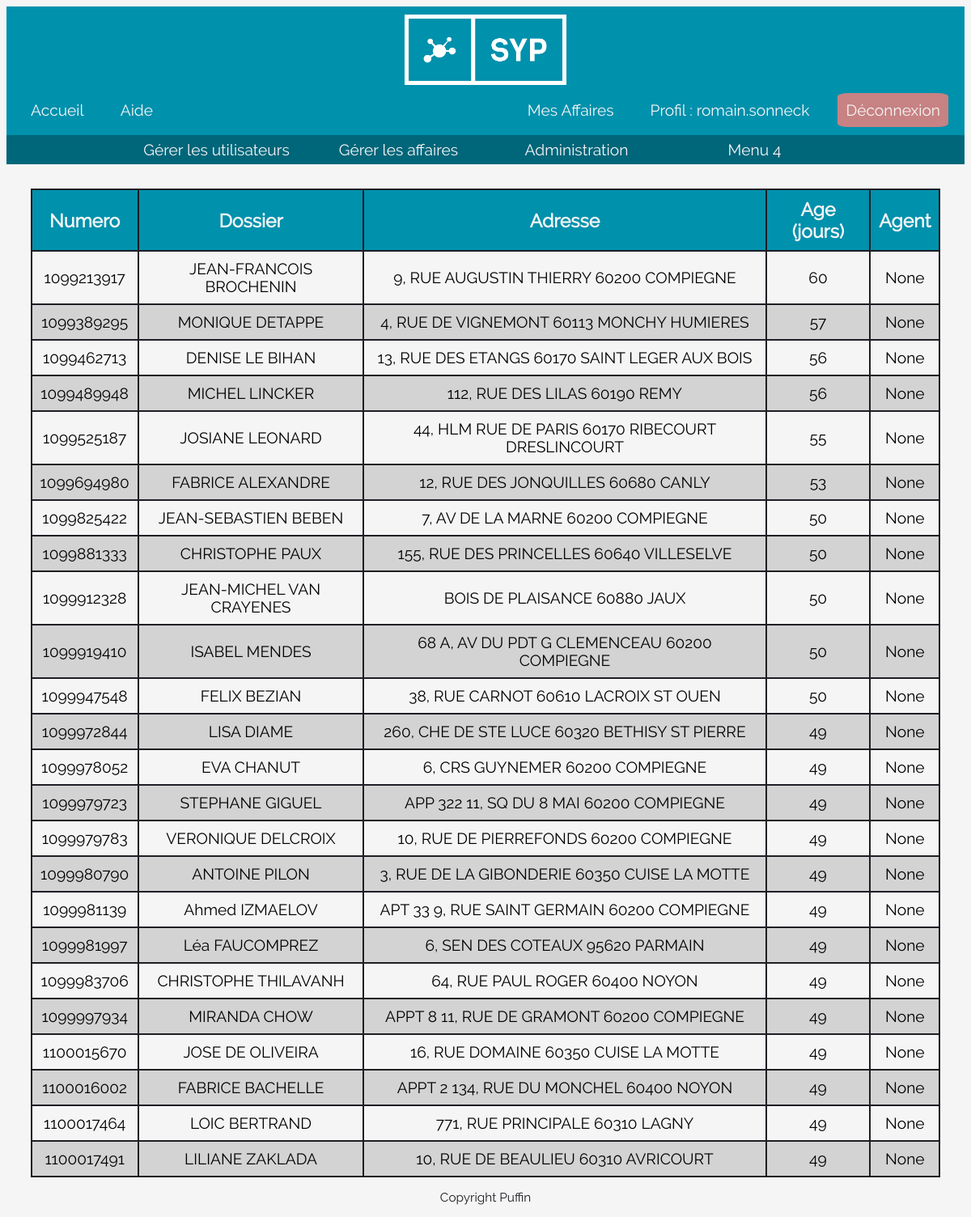
/agent/ (signed in), run on the app's committed database.
### myapp/models.py (models this page shows, shortened)
class User(UserMixin, db.Model):
    id = db.Column(db.Integer, primary_key=True)
    dgi = db.Column(db.Integer, unique=True)
    email = db.Column(db.String(64), unique=True)
    username = db.Column(db.String(64), index=True, unique=True)
    password_hash = db.Column(db.String(128))
    manager = db.Column(db.Boolean) # True : manager, False : agent
    active = db.Column(db.Boolean) # True : actif, False : inactif
    affaire = db.relationship('Affaire', backref='agent', lazy='dynamic')

class Affaire(db.Model):
    numero = db.Column(db.Integer, primary_key=True) # Numéro Illiad
    dossier = db.Column(db.String) # Nom contribuable
    adresse = db.Column(db.String) # Adresse Contribuable
    date_demande = db.Column(db.Date) # Date de la demande
    agent_id = db.Column(db.Integer, db.ForeignKey('user.id')) # Agent qui traite le dossier table user, champ id
    etat = db.Column(db.Boolean) # False : non traité, True : traité

### myapp/agent.py (the view)
@agent_blueprint.route('/')
@login_required
def mes_affaires():
    requete = Affaire.query.order_by(Affaire.date_demande)
    liste_aff = []
    for aff in requete:
        l = []
        l.append(aff.numero)
        l.append(aff.dossier)
        l.append(aff.adresse)
        l.append((datetime.today().date() - aff.date_demande).days)
        l.append(aff.agent_id)
        l.append(aff.date_demande)
        liste_aff.append(l)
    return render_template('mes_affaires.html', title="Espace agent", liste_affaires=liste_aff)

### myapp/models.py (called while the page is built)
@login.user_loader
def load_user(id):
    return User.query.get(int(id))

### myapp/templates/mes_affaires.html
{% extends "base.html" %}
{% block content %}
		<table>
            <tr>
            	<th>Numero</th>
            	<th>Dossier</th>
            	<th>Adresse</th>
            	<th>Age (jours)</th>
            	<th>Agent</th>
            </tr>
            <tr>
            {% for ligne in liste_affaires %}
				<td>{{ ligne[0] }}</td>
				<td>{{ ligne[1] }}</td>
				<td>{{ ligne[2] }}</td>
				<td>{{ ligne[3] }}</td>
				<td>{{ ligne[4] }}</td>
            </tr>
			{% endfor %}
  		</table>
{% endblock %}

### myapp/templates/base.html (shortened to what this page needs)
<!DOCTYPE html>
<html>
<head>
	<link rel="stylesheet" type="text/css" href="../static/styles/styles.css">
</head>
<body>
	<header>
		<img class="logo_page" src="../static/images/logo.png" alt="logo du logiciel">
	</header>
	<div id="navigation">
		<nav class="menu-nav">
			<ul>
				<li class="btn"><a href="{{ url_for('main_blueprint.index') }}">Accueil</a></li>
				<li class="btn"><a href="Aide.html">Aide</a></li>
			</ul>
		</nav>
		<nav class="menu-nav-right">
			<ul>
				{% if current_user.is_anonymous %}
				<li class="btn-right-conn"><a href="{{ url_for('auth_blueprint.auth') }}">Connexion</a></li>
				{% else %}
				<li class="btn"><a href="{{ url_for('agent_blueprint.mes_affaires') }}">Mes Affaires</a></li>
				<li class="btn"><a href="#">Profil : {{ current_user.username }}</a></li>
				<li class="btn-right-deco"><a href="{{ url_for('auth_blueprint.logout') }}">Déconnexion</a></li>
				{% endif %}
			</ul>
		</nav>
	</div>
<div id="navigation-manager">
	<nav class="menu-nav-manager">
	<ul class="dropdownmenu">
		{% if current_user.is_anonymous %}
		{% else %}
			{% if current_user.manager == True %}
            <li><a href="#">Gérer les utilisateurs</a>
            </li>
            <li><a href="#">Gérer les affaires</a>
            </li><li><a href="#">Administration</a>
            </li><li><a href="#">Menu 4</a>
            </li>
            	{% endif %}
            {% endif %}
       </ul>
    </nav>
</div>
	{% block content %}
	{% endblock %}
	<footer>
		<p class="footer">Copyright Puffin</p>
	</footer>
</body>
</html>

### myapp/static/styles/styles.css (style rules this page uses)
* { --blackcst: #1E1E24; --whitecst: #F5F5F5; --bluecst: #0091AD; --darkbluecst: #00667a; --lightgreycst: #d3d3d3; --darkgreycst: #989898; --redcst: #C78283; --greencst:#21A179; font-family: RRegular, arial; }
header { background-color: var(--bluecst); }
.logo_page { width: 200px; display: block; margin-left: auto; margin-right: auto; padding: 10px; }
#navigation { display: flex; justify-content: space-between; background-color: var(--bluecst); }
nav.menu-nav { display: block; background-color: var(--bluecst); text-align: left; margin-bottom: 10px; margin-right: 10px; margin-left: 10px; }
nav.menu-nav-right { display: block; background-color: var(--bluecst); text-align: right; margin-bottom: 10px; margin-right: 10px; margin-left: 10px; }
nav.menu-nav ul, nav.menu-nav-right ul { padding: 0; margin:0; }
nav.menu-nav ul li.btn { display: inline-block; list-style: none; padding: 10px; }
nav.menu-nav-right ul li.btn { display: inline-block; list-style: none; padding: 10px; }
nav.menu-nav ul li.btn a, nav.menu-nav-right ul li.btn a { color: var(--whitecst); text-decoration: none; background-color: var(--bluecst); padding: 10px; border-radius: 10%; }
nav.menu-nav-right ul li.btn-right-conn, li.btn-right-deco { display: inline-block; list-style: none; padding: 10px; background-color: var(--bluecst); }
nav.menu-nav-right ul li.btn-right-conn a, li.btn-right-deco a { color: var(--whitecst); text-decoration: none; padding: 10px; border-radius: 10%; }
nav.menu-nav-right ul li.btn-right-deco a { background-color: var(--redcst); }
nav.menu-nav-manager { text-align: center; }
.dropdownmenu { background-color: var(--darkbluecst); }
.dropdownmenu, .dropdownmenu ul { list-style-type: none; margin: 0px; margin-bottom: 30px; padding: 0px; }
.dropdownmenu li { display: inline-block; position: relative; }
.dropdownmenu a { display: block; width: 200px; height: 30px; line-height: 30px; padding: 3px 10px; text-align: center; text-decoration: none; }
.dropdownmenu li { background-color: var(--darkbluecst); }
.dropdownmenu li a { color: var(--whitecst); }
body { background-color: var(--whitecst) ; font-size: 1.2em; }
p { color: var(--blackcst); font-size: 1.2em; font-family: RRegular, arial; text-align: justify; padding-left: 2.5%; padding-right: 2.5%; }
p.footer { text-align: center; font-size: 0.8em; }
table { border-collapse: collapse; width: 95%; margin: auto; }
th, td { border: 2px solid var(--blackcst); text-align: center; vertical-align: middle; padding: 10px; }
th { background-color: var(--bluecst); font-size: 1.2em; color: var(--whitecst) }
table tr:nth-child(odd) { background-color:var(--lightgreycst); }

### data on the page
User: username "romain.sonneck"
Affaire: numero "1099213917", dossier "JEAN-FRANCOIS BROCHENIN", adresse "9, RUE AUGUSTIN THIERRY 60200 COMPIEGNE", ligne "60", ligne "None"
Affaire: numero "1099389295", dossier "MONIQUE DETAPPE", adresse "4, RUE DE VIGNEMONT 60113 MONCHY HUMIERES", ligne "57", ligne "None"
Affaire: numero "1099462713", dossier "DENISE LE BIHAN", adresse "13, RUE DES ETANGS 60170 SAINT LEGER AUX BOIS", ligne "56", ligne "None"
Affaire: numero "1099489948", dossier "MICHEL LINCKER", adresse "112, RUE DES LILAS 60190 REMY", ligne "56", ligne "None"
Affaire: numero "1099525187", dossier "JOSIANE LEONARD", adresse "44, HLM RUE DE PARIS 60170 RIBECOURT DRESLINCOURT", ligne "55", ligne "None"
Affaire: numero "1099694980", dossier "FABRICE ALEXANDRE", adresse "12, RUE DES JONQUILLES 60680 CANLY", ligne "53", ligne "None"
Affaire: numero "1099825422", dossier "JEAN-SEBASTIEN BEBEN", adresse "7, AV DE LA MARNE 60200 COMPIEGNE", ligne "50", ligne "None"
Affaire: numero "1099881333", dossier "CHRISTOPHE PAUX", adresse "155, RUE DES PRINCELLES 60640 VILLESELVE", ligne "50", ligne "None"
Affaire: numero "1099912328", dossier "JEAN-MICHEL VAN CRAYENES", adresse "BOIS DE PLAISANCE 60880 JAUX", ligne "50", ligne "None"
Affaire: numero "1099919410", dossier "ISABEL MENDES", adresse "68 A, AV DU PDT G CLEMENCEAU 60200 COMPIEGNE", ligne "50", ligne "None"
Affaire: numero "1099947548", dossier "FELIX BEZIAN", adresse "38, RUE CARNOT 60610 LACROIX ST OUEN", ligne "50", ligne "None"
Affaire: numero "1099972844", dossier "LISA DIAME", adresse "260, CHE DE STE LUCE 60320 BETHISY ST PIERRE", ligne "49", ligne "None"
Affaire: numero "1099978052", dossier "EVA CHANUT", adresse "6, CRS GUYNEMER 60200 COMPIEGNE", ligne "49", ligne "None"
Affaire: numero "1099979723", dossier "STEPHANE GIGUEL", adresse "APP 322 11, SQ DU 8 MAI 60200 COMPIEGNE", ligne "49", ligne "None"
Affaire: numero "1099979783", dossier "VERONIQUE DELCROIX", adresse "10, RUE DE PIERREFONDS 60200 COMPIEGNE", ligne "49", ligne "None"
Affaire: numero "1099980790", dossier "ANTOINE PILON", adresse "3, RUE DE LA GIBONDERIE 60350 CUISE LA MOTTE", ligne "49", ligne "None"
Affaire: numero "1099981139", dossier "Ahmed IZMAELOV", adresse "APT 33 9, RUE SAINT GERMAIN 60200 COMPIEGNE", ligne "49", ligne "None"
Affaire: numero "1099981997", dossier "Léa FAUCOMPREZ", adresse "6, SEN DES COTEAUX 95620 PARMAIN", ligne "49", ligne "None"
Affaire: numero "1099983706", dossier "CHRISTOPHE THILAVANH", adresse "64, RUE PAUL ROGER 60400 NOYON", ligne "49", ligne "None"
Affaire: numero "1099997934", dossier "MIRANDA CHOW", adresse "APPT 8 11, RUE DE GRAMONT 60200 COMPIEGNE", ligne "49", ligne "None"
Affaire: numero "1100015670", dossier "JOSE DE OLIVEIRA", adresse "16, RUE DOMAINE 60350 CUISE LA MOTTE", ligne "49", ligne "None"
Affaire: numero "1100016002", dossier "FABRICE BACHELLE", adresse "APPT 2 134, RUE DU MONCHEL 60400 NOYON", ligne "49", ligne "None"
Affaire: numero "1100017464", dossier "LOIC BERTRAND", adresse "771, RUE PRINCIPALE 60310 LAGNY", ligne "49", ligne "None"
Affaire: numero "1100017491", dossier "LILIANE ZAKLADA", adresse "10, RUE DE BEAULIEU 60310 AVRICOURT", ligne "49", ligne "None"
